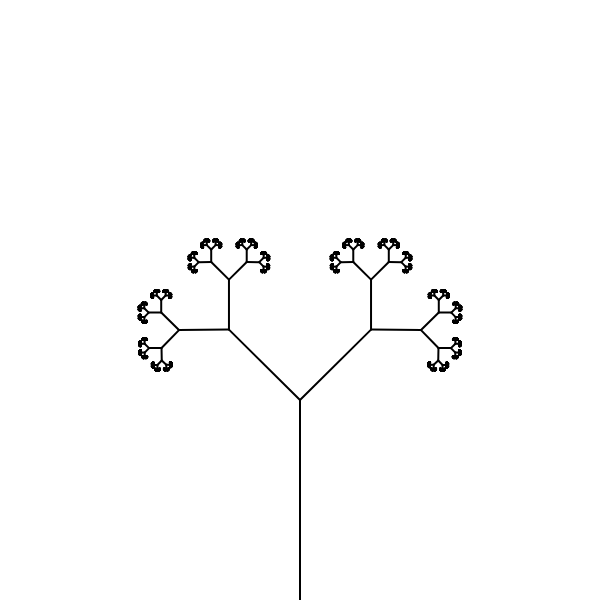
Frame 1 (no input)
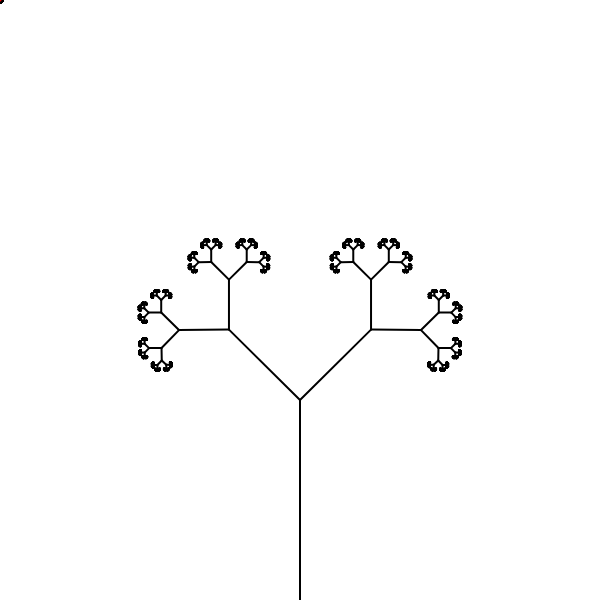
Frame 60 (no input)
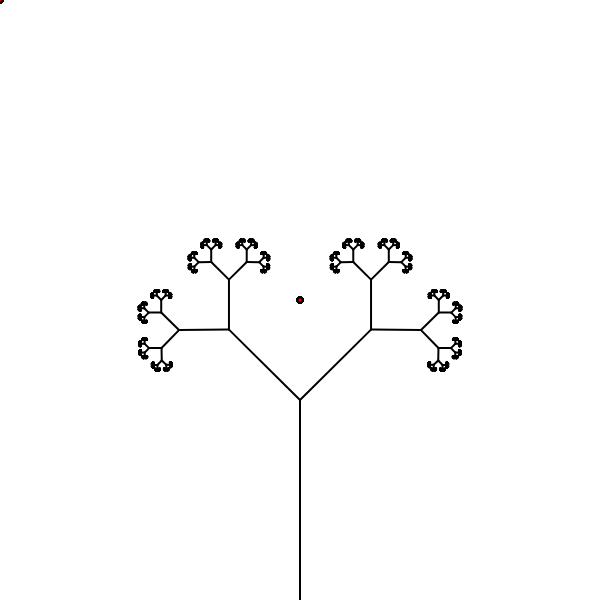
Frame 120 (the mouse pressed at the canvas centre since frame 60)

The p5.js sketch that drew these frames (run headless with seeded random() and noise() and a simulated clock; from frame 60 on, the mouse is pressed at the canvas centre):

// p5.js sketch
// ── sketch.js
// initial constants
const canvasSize = 600;
const firstBranchLength = 200;

// initial values for the first branch
const x0 = canvasSize / 2;
const x1 = x0;
const y0 = canvasSize;
const y1 = y0 - firstBranchLength;

let strokeValue = 2;
const maxEndBranches = 2048;
const initialFractalRatio = 0.5;
const initialFractalAngle = Math.PI / 4;

let scaleFactor = 1
let translateZoomX = 0;
let translateZoomY = 0;
let translationX = 0;
let translationY = 0;

// variables for the size ratio sliders
let ratioSlider1, ratioSlider2;
let oldFractalRatio1 = 0;
let oldFractalRatio2 = 0;
let fractalRatio1 = initialFractalRatio;
let fractalRatio2 = initialFractalRatio;

// fractal angle slider
let angleSlider1, angleSlider2;
let oldFractalAngle1 = 0;
let oldFractalAngle2 = 0;
let fractalAngle1 = initialFractalAngle;
let fractalAngle2 = initialFractalAngle;

class Branch {
  constructor(start, end) {
    // start and end are objects with x and y properties
    this.start = start;
    this.end = end;
  }

  computeAngle() {
    // What is the difference between atan and atan2?
    // Answer (Copilot): atan2 is a function that returns the arctangent of the quotient of its arguments.
    // It is similar to atan, but atan2 returns the angle in the correct quadrant.
    return Math.atan2(
      this.end.y - this.start.y,
      this.end.x - this.start.x
    );
  }

  computeSize() {
    // Where is distance defined? In the p5.js library?
    return dist(this.start.x, this.start.y, this.end.x, this.end.y);
  }

  show() {
    // Draw a line between the start and end points
    line(this.start.x, this.start.y, this.end.x, this.end.y);
  }

}

// recursive function to draw branches
function drawBranches(branchArr, fractalRatio1, fractalRatio2, fractalAngle1, fractalAngle2) {

  if (branchArr.length > maxEndBranches) {
    return;
  }

  let newBranches = [];
  for (let i = 0; i < branchArr.length; i++) {
    let branch = branchArr[i];
    let angle = branch.computeAngle();
    let size = branch.computeSize();

    let newBranch1 = new Branch(
      // Branch starts at the end of the previous branch
      { x: branch.end.x, y: branch.end.y },
      {
        // New branch ends at a give ratio and angle from the previous branch
        // 2/3 is the ratio and Math.PI / 4 is the angle that need to be remove
        // as they are magic numbers. The ideia here is to make sliders to control them
        x: branch.end.x + fractalRatio1 * size * Math.cos(angle + fractalAngle1),
        y: branch.end.y + fractalRatio1 * size * Math.sin(angle + fractalAngle1)
      }
    );

    let newBranch2 = new Branch(
      // The second branch has the same properties as the first one,
      // but the angle is different
      { x: branch.end.x, y: branch.end.y },
      {
        x: branch.end.x + fractalRatio2 * size * Math.cos(angle - fractalAngle2),
        y: branch.end.y + fractalRatio2 * size * Math.sin(angle - fractalAngle2)
      }
    );

    newBranch1.show();
    newBranch2.show();

    // Add the new branches to the array for next iteration
    newBranches.push(newBranch1);
    newBranches.push(newBranch2);
  }

  drawBranches(newBranches, fractalRatio1, fractalRatio2, fractalAngle1, fractalAngle2);
}

function setup() {
  createCanvas(canvasSize, canvasSize);
  background(255);

  stroke(0);
  strokeWeight(strokeValue);

  ratioSlider1 = createSlider(0, 1, initialFractalRatio, 0.01);
  ratioSlider2 = createSlider(0, 1, initialFractalRatio, 0.01);

  angleSlider1 = createSlider(0, Math.PI / 2, initialFractalAngle, 0.01);
  angleSlider2 = createSlider(0, Math.PI / 2, initialFractalAngle, 0.01);
}

onmousedown = function () {

  // start pan effect
  this.onmousemove = function (e) {
    translationX += e.movementX;
    translationY += e.movementY;
  }

  // stop pan effect
  this.onmouseup = function () {
    this.onmousemove = null;
  }
}

// draw a tiny red circle at the mouse position,
// considering the pan and scale factor
function mouseDragged() {
  fill(255, 0, 0);
  ellipse(
    (mouseX - translationX),
    (mouseY - translationY),
    5,
    5
  );
}

function mouseWheel(event) {
  if (event.deltaY > 0) {
    scaleFactor /= 1.1;
    strokeValue *= 1.1;
  } else {
    scaleFactor *= 1.1;
    strokeValue /= 1.1;
  }
  return false;
}

function draw() {
  strokeWeight(strokeValue);

  // translate considering the scale factor
  scale(scaleFactor);
  // translate(translationX, translationY);
  translate(translateZoomX, translateZoomY);

  fractalRatio1 = ratioSlider1.value();
  fractalRatio2 = ratioSlider2.value();

  fractalAngle1 = angleSlider1.value();
  fractalAngle2 = angleSlider2.value();

  mouseDragged();

  // draw first branch
  if (fractalRatio1 != oldFractalRatio1 ||
    fractalRatio2 != oldFractalRatio2 ||
    fractalAngle1 != oldFractalAngle1 ||
    fractalAngle2 != oldFractalAngle2 ||
    translationX != oldTranslationX ||
    translationY != oldTranslationY ||
    scaleFactor != oldScaleFactor
  ) {
    background(255);

    let firstBranch = new Branch({ x: x0, y: y0 }, { x: x1, y: y1 });
    firstBranch.show();

    // draw next branches
    drawBranches([firstBranch], fractalRatio1, fractalRatio2, fractalAngle1, fractalAngle2);

    oldFractalRatio1 = fractalRatio1;
    oldFractalRatio2 = fractalRatio2;

    oldFractalAngle1 = fractalAngle1;
    oldFractalAngle2 = fractalAngle2;

    oldTranslationX = translationX;
    oldTranslationY = translationY;

    oldScaleFactor = scaleFactor;
  }

}
